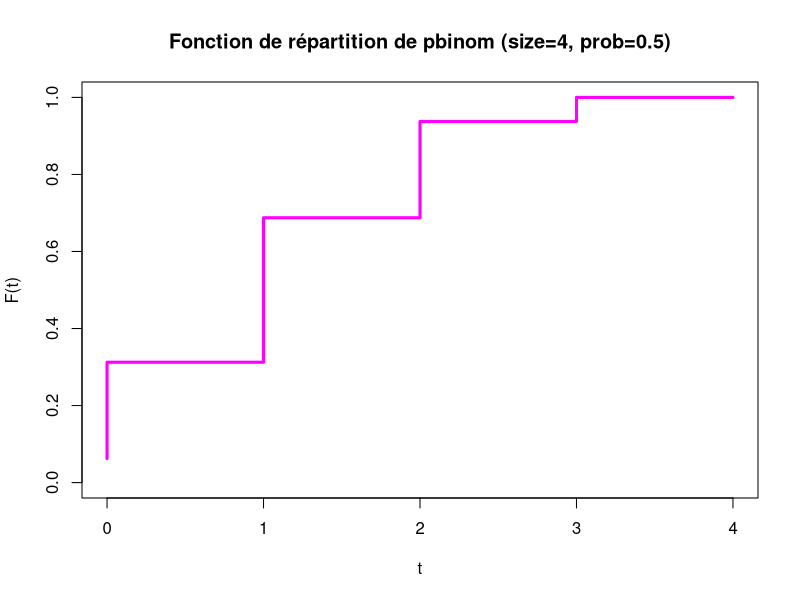
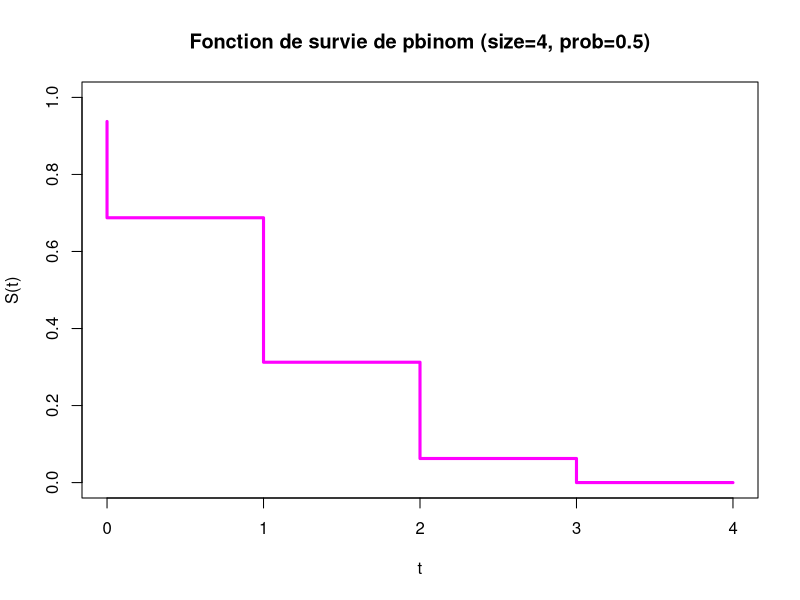
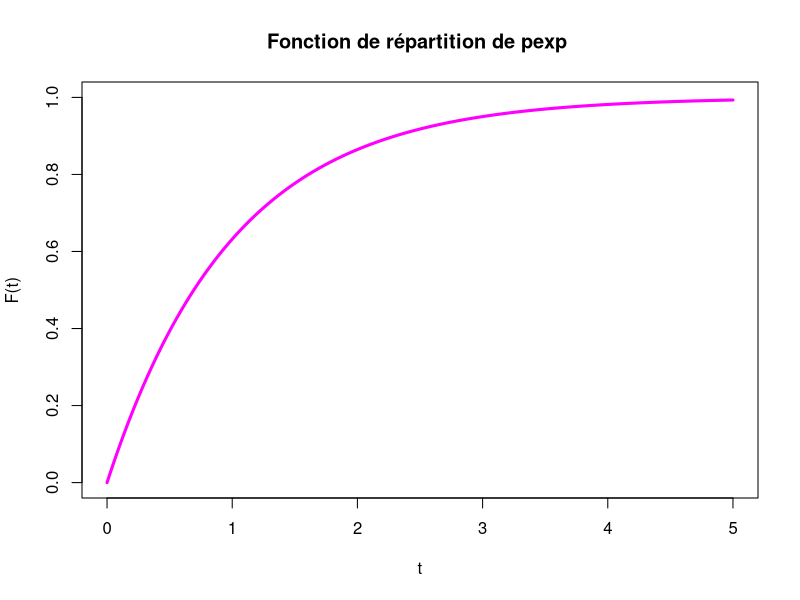
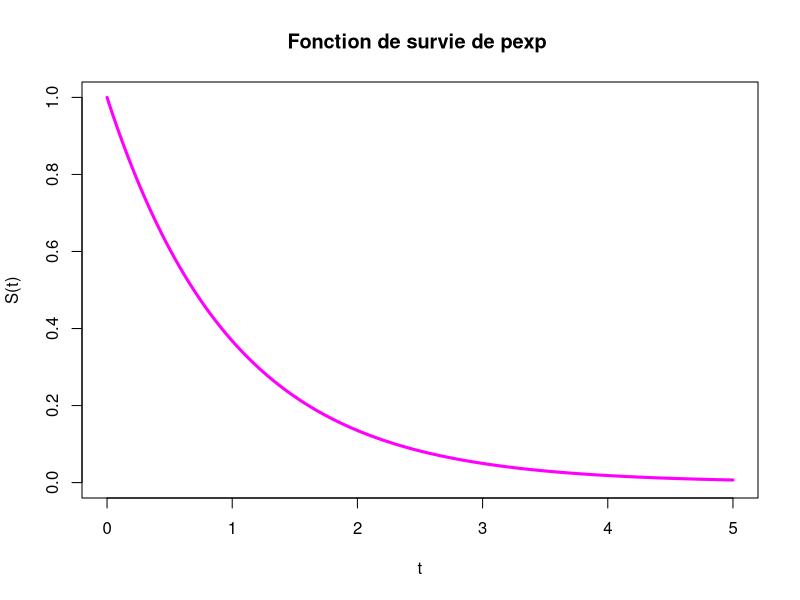
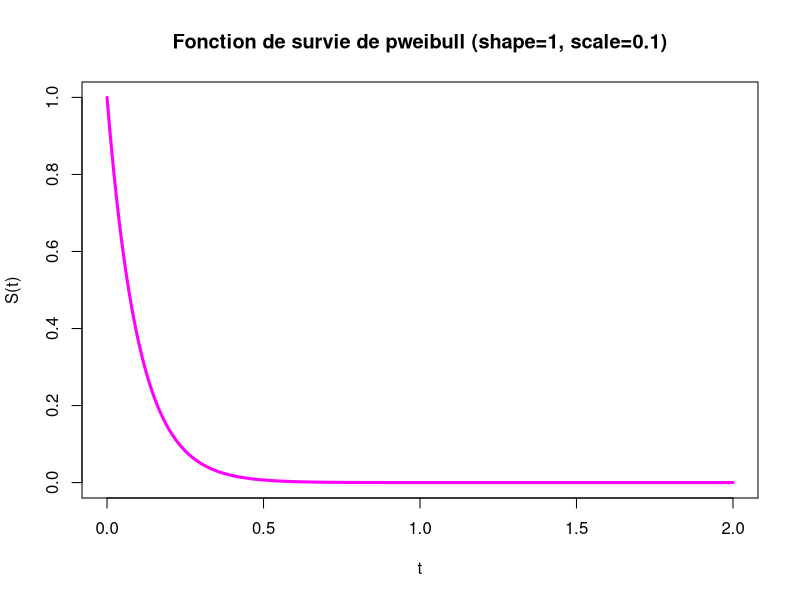
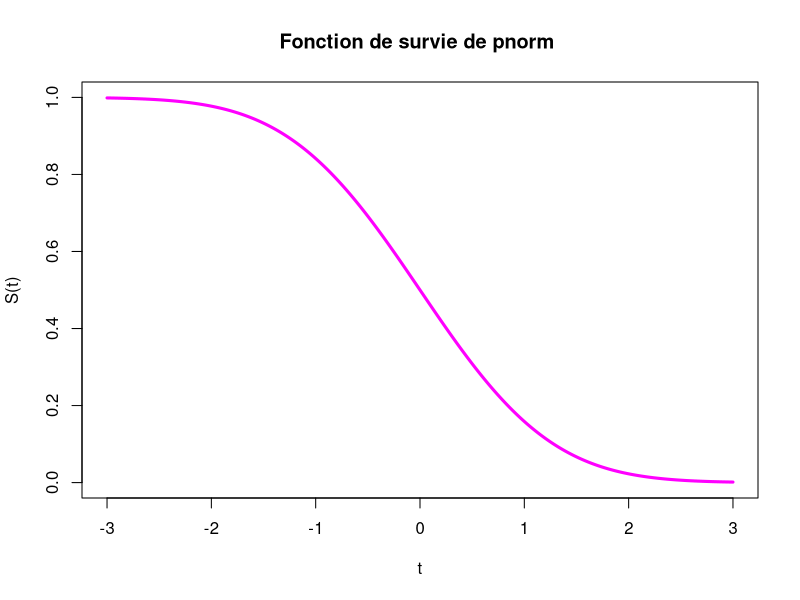
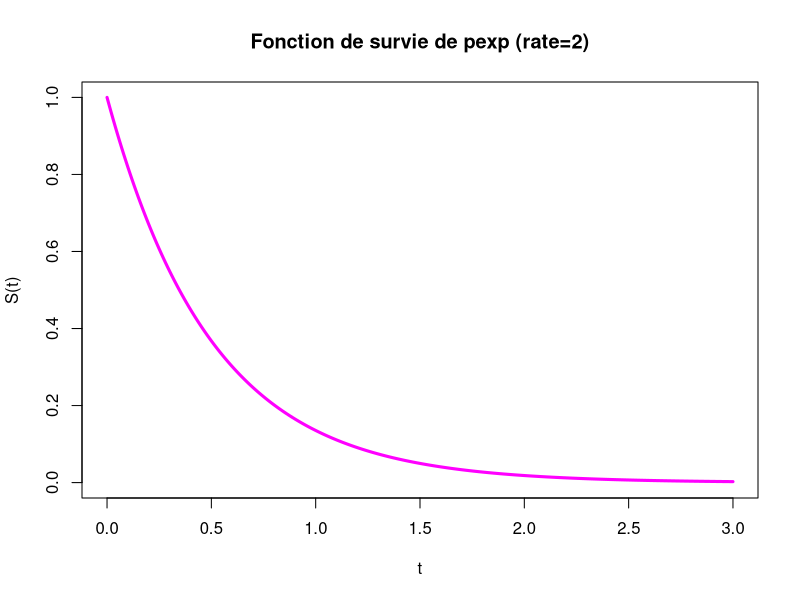
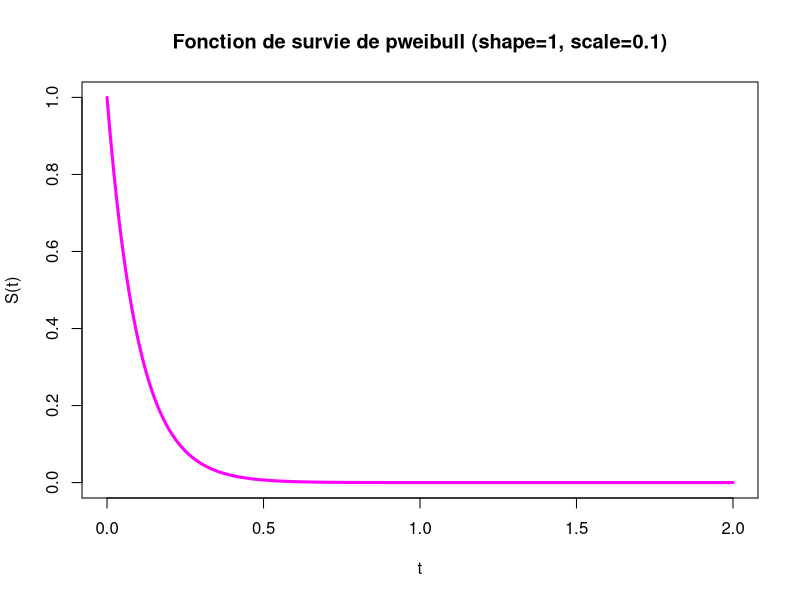

These figures' R source, in order:
fonction_cumul <- function(loi, t, ...) {
  return(loi(t, ...))
}

plot_fonction_cumul <- function(loi, intervalle, type = "l", ...) {
  # Récupérer les paramètres supplémentaires
  params <- list(...)
  
  # Calcul de la fonction de répartition
  F <- fonction_cumul(loi, intervalle, ...)
  
  # Construire le titre dynamique
  titre <- paste("Fonction de répartition de",
                 deparse(substitute(loi)),
                 if (length(params) > 0) paste0("(",
                                                paste(names(params), params, sep = "=", collapse = ", "),
                                                ")"))
  
  # Tracé
  plot(intervalle, F, type = type, col = "magenta", lwd = 3,
       main = titre,
       xlab = "t", ylab = "F(t)", ylim = c(0, 1))
}


fonction_survie <- function(loi, t, ...) {
  return(1 - fonction_cumul(loi, t, ...))
}

plot_fonction_survie <- function(loi, intervalle, type = "l", ...) {
  # Récupère les paramètres supplémentaires
  params <- list(...)
  
  # Calcule la survie
  S <- fonction_survie(loi, intervalle, ...)
  
  # Construit le titre
  titre <- paste("Fonction de survie de", 
                 deparse(substitute(loi)),
                 if (length(params) > 0) paste0("(", 
                                                paste(names(params), params, sep="=", collapse=", "), 
                                                ")"))
  
  # Trace le graphe
  plot(intervalle, S, type = type, col = "magenta", lwd = 3,
       main = titre,
       xlab = "t", ylab = "S(t)", ylim = c(0, 1))
}


# Fonction cumul d'une binomial(4,0.5)
t <- seq(0, 4, 1)
plot_fonction_cumul(pbinom, t,type="S", size = 4, prob = 0.5)
plot_fonction_survie(pbinom, t,type="S", size = 4, prob = 0.5)

# Loi exponentielle de paramètre 1
t <- seq(0, 5, 0.001)
plot_fonction_cumul(pexp, t)
plot_fonction_survie(pexp, t)

# Loi Weibull shape = alpha, scale = lambda
t <- seq(0,2,0.01)
plot_fonction_survie(pweibull,t, shape=1, scale=0.1)



# Loi normale centrée réduite
t <- seq(-3, 3, 0.01)
plot_fonction_survie(pnorm, t)

# Loi exponentielle λ=2
t <- seq(0, 3, 0.01)
plot_fonction_survie(pexp, t, rate = 2)

# Loi Weibull α=1, λ=0.1
t <- seq(0, 2, 0.01)
plot_fonction_survie(pweibull, t, shape = 1, scale = 0.1)

# Loi Weibull α=0.5, λ=0.27
t <- seq(0, 2, 0.01)
plot_fonction_survie(pweibull, t, shape = 1, scale = 0.1)

# Loi Weibull α=3, λ=0.002
t <- seq(0, 2, 0.01)
plot_fonction_survie(pweibull, t, shape = 1, scale = 0.1)
